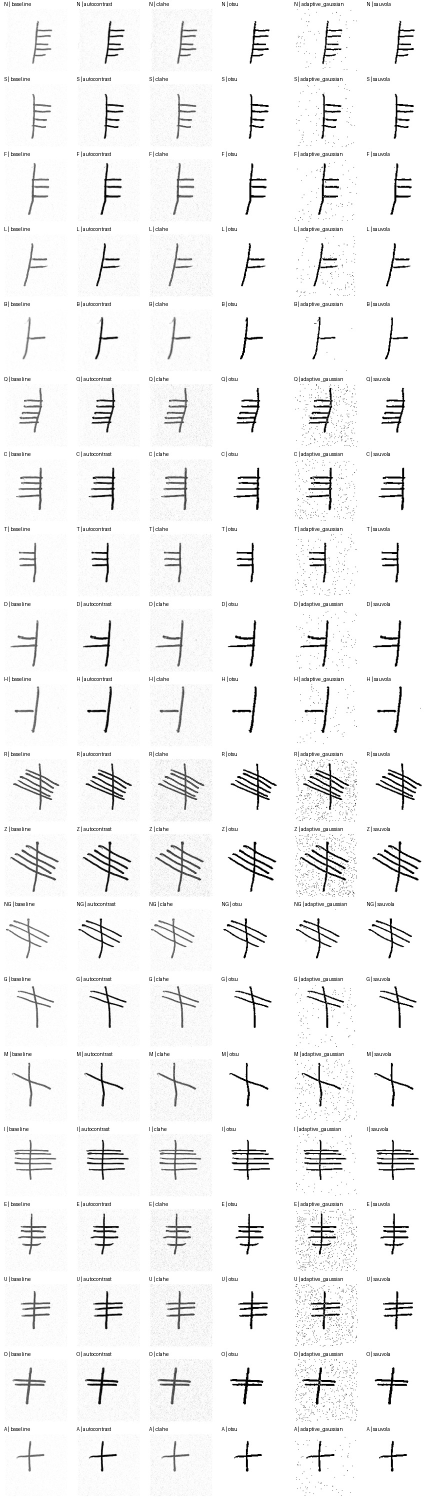
#> input picture analysis/image-preprocessing-investigation/ogjam2_preprocessing_contact_sheet.jpg, 870 x 3000 px (shown at 1/2 size)
$ python -i proxy.py   (imports and definitions only)
#> lines starting #> are read from the running program, lines starting #| are printed output that depends on the picture; after the words box and inside, x2 and y2 are one past the last pixel; in counts of white or black regions, pixels touching at a corner belong together
#> further down, picture is the input picture: shape (3000, 870); min 0, max 255, mean 243.4
### synthesis_v2/ogham_v2/preprocess.py
"""Image preprocessing: use the SAME function for the synthetic training data and for real images at inference.

canonical() (recommended): grayscale -> blank check -> autocontrast -> robust ink-box crop -> 10% margin ->
    square pad -> INTER_AREA resize to 128. Scale-invariant; a blank page stays blank.
autocontrast_nearest(): autocontrast -> nearest-neighbour squash to 128, i.e. `preprocess_image` on branch
    `image-preprocessing-investigation` (model/image_preprocessing.py). Only for models that keep that function.
Both return uint8 HxW arrays (dark ink on white); divide by 255 for model input.
"""
import cv2
import numpy as np
from PIL import Image, ImageOps

SIZE = 128


# [6 lines left out: function _to_pil, not called in this run]


def is_blank(gray: np.ndarray, min_contrast: float = 40) -> bool:
    """No ink: nothing (after a light blur) is at least `min_contrast` darker than the paper (the median).

    Checked on the raw image, before autocontrast (which would stretch paper noise into "ink"). A contrast
    test rather than a percentile test, so thin strokes covering < 1% of the image still count as ink.
    """
#> called with min_contrast = 40
    g = cv2.GaussianBlur(np.asarray(gray, np.uint8), (3, 3), 0)
    return float(np.median(g)) - float(g.min()) < min_contrast


def ink_bbox(gray: np.ndarray):
    """Bounding box (x0, y0, x1, y1) of the character's ink, or None for a blank page.

    Otsu on a blurred image; drops specks; drops components touching the border (edge shadows,
    show-through at the crop edge) unless the character itself touches the border.
    """
    h, w = gray.shape
#> h = 3000; w = 870
    if is_blank(gray):
        return None
    k = max(3, (min(h, w) // 200) * 2 + 1)
#> k = 9
    blur = cv2.GaussianBlur(gray, (k, k), 0)
    _, mask = cv2.threshold(blur, 0, 255, cv2.THRESH_BINARY_INV + cv2.THRESH_OTSU)
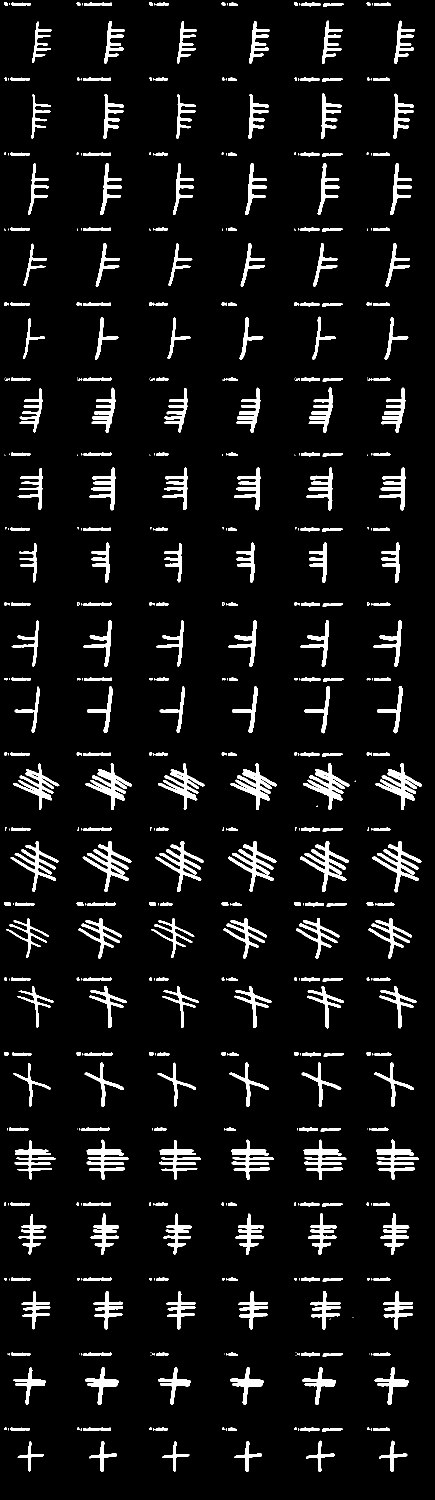
#> mask: shape (3000, 870) (shown at 1/2 size); 7.2% white; 512 white regions (180 under 20 px), largest, box (x1, y1, x2, y2) and area: (165, 1682, 263, 1784) 2618, (745, 1682, 843, 1785) 2612, (456, 1683, 553, 1784) 2610
    n, _, stats, _ = cv2.connectedComponentsWithStats(mask, connectivity=8)
#> n = 513; stats = 513 rows, first 6: [0, 0, 870, 3000, 2422136], [8, 4, 8, 8, 44], [23, 5, 39, 7, 216], [153, 4, 8, 8, 44], [168, 5, 56, 7, 319], [298, 4, 8, 8, 44]
    if n <= 1:
        return None
    comps = stats[1:]
#> comps = 512 rows, first 6: [8, 4, 8, 8, 44], [23, 5, 39, 7, 216], [153, 4, 8, 8, 44], [168, 5, 56, 7, 319], [298, 4, 8, 8, 44], [313, 5, 25, 7, 134]
    areas = comps[:, cv2.CC_STAT_AREA]
#> areas = 512 values, max 2618 at index 302, min 1 at index 456, mean 366.9
    keep = areas >= max(0.02 * areas.max(), 1e-4 * h * w)
    comps = comps[keep]
#> comps = 140 rows, first 6: [168, 5, 56, 7, 319], [644, 41, 41, 87, 1164], [789, 41, 41, 87, 1212], [65, 43, 38, 83, 856], [209, 42, 41, 86, 1236], [354, 42, 40, 85, 1009]
    x, y, cw, ch = (comps[:, i] for i in (cv2.CC_STAT_LEFT, cv2.CC_STAT_TOP, cv2.CC_STAT_WIDTH, cv2.CC_STAT_HEIGHT))
#> x = 140 values, max 789 at index 2, min 13 at index 85, mean 365.2; y = 140 values, max 2883 at index 136, min 5 at index 0, mean 1452.8; cw = 140 values, max 98 at index 79, min 35 at index 54, mean 60.09; ch = 140 values, max 104 at index 16, min 7 at index 0, mean 74.6
    touches = (x <= 0) | (y <= 0) | (x + cw >= w) | (y + ch >= h)
    inner = ~touches
    if inner.any() and comps[inner, cv2.CC_STAT_AREA].max() >= 0.3 * comps[:, cv2.CC_STAT_AREA].max():
        sel = inner
    else:
        sel = np.ones(len(comps), bool)
    return int(x[sel].min()), int(y[sel].min()), int((x + cw)[sel].max()), int((y + ch)[sel].max())


# [17 lines left out: function canonical, not called in this run]


def autocontrast_nearest(img, size: int = SIZE, cutoff: float = 1.0) -> np.ndarray:
    pil = ImageOps.autocontrast(_to_pil(img).convert("L"), cutoff=cutoff)
    return np.asarray(pil.resize((size, size), Image.NEAREST), dtype=np.uint8)


MODES = {"canonical": canonical, "autocontrast": autocontrast_nearest}


# [4 lines left out: function apply, not called in this run]

### synthesis_v2/ogham_v2/detectors/proxy.py
"""Proxy line detector (stand-in for the teammate's detector; same JSON output).

1. normalise: autocontrast, crop to ink (preprocess.ink_bbox), resize so the ink box is ~WORK px
2. binarise (Otsu) and skeletonise
3. stem = strongest near-vertical Hough line on the skeleton; its extent = longest run of supporting pixels
4. remove the stem band; remaining skeleton components are stroke pieces (PCA line fit each)
5. pair collinear pieces on opposite sides that meet at the stem -> 'across' strokes; lone pieces touching
   the stem -> 'left'/'right'; pieces away from the stem -> 'unattached'
Coordinates in the output are in the ORIGINAL image's pixels.
"""
import cv2
import numpy as np
from PIL import Image, ImageOps
from skimage.morphology import skeletonize

from ..detector_schema import stroke_record
from ..preprocess import ink_bbox, is_blank

WORK = 400
VERSION = "proxy-v1"     # frozen after dev tuning (DR-017); bump on any change


def _normalise(gray):
    if is_blank(gray):
        return None
    g = np.asarray(ImageOps.autocontrast(Image.fromarray(gray), cutoff=1.0))
    box = ink_bbox(g)
#> box = (13, 5, 844, 2944)
    h, w = g.shape
#> h = 3000; w = 870
    if box is None:
        return None
    x0, y0, x1, y1 = box
#> x0 = 13; y0 = 5; x1 = 844; y1 = 2944
    m = int(0.08 * max(x1 - x0, y1 - y0)) + 2
#> m = 237
    x0, y0, x1, y1 = max(0, x0 - m), max(0, y0 - m), min(w, x1 + m), min(h, y1 + m)
#> x0 = 0; y0 = 0; x1 = 870; y1 = 3000
    crop = g[y0:y1, x0:x1]
    s = WORK / max(crop.shape)
#> s = 0.133
    small = cv2.resize(crop, (max(1, round(crop.shape[1] * s)), max(1, round(crop.shape[0] * s))), interpolation=cv2.INTER_AREA)
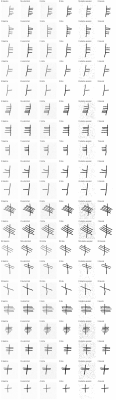
#> small: shape (400, 116); min 44, max 254, mean 242.4
    return small, (x0, y0, s)


def _pca_line(pts):
    c = pts.mean(0)
    _, _, vt = np.linalg.svd(pts - c, full_matrices=False)
    d = vt[0]
    proj = (pts - c) @ d
    return c + proj.min() * d, c + proj.max() * d


def detect(gray: np.ndarray) -> dict:
    if gray.ndim == 3:
        gray = cv2.cvtColor(gray, cv2.COLOR_RGB2GRAY)
    norm = _normalise(gray)
    empty = {"image_size": [int(gray.shape[1]), int(gray.shape[0])], "stroke_width": 0.0, "stem": None,
             "ambiguous": True, "strokes": [], "unattached": []}
    if norm is None:
        return empty
    small, (ox, oy, s) = norm
#> ox = 0; oy = 0; s = 0.133
    blur = cv2.GaussianBlur(small, (3, 3), 0)
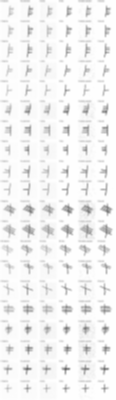
#> blur: shape (400, 116); min 106, max 254, mean 242.4
    _, ink = cv2.threshold(blur, 0, 255, cv2.THRESH_BINARY_INV + cv2.THRESH_OTSU)
#> ink: shape (400, 116); 13.7% white; 251 white regions (134 under 20 px), largest, box (x1, y1, x2, y2) and area: (80, 224, 93, 238) 105, (22, 224, 35, 238) 94, (99, 224, 112, 238) 94
    ink = cv2.morphologyEx(ink, cv2.MORPH_OPEN, np.ones((2, 2), np.uint8))
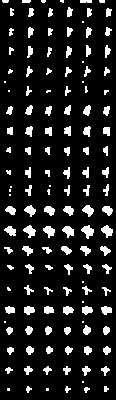
#> ink: shape (400, 116); 11.8% white; 138 white regions (27 under 20 px), largest, box (x1, y1, x2, y2) and area: (81, 225, 94, 239) 103, (23, 225, 36, 238) 93, (101, 225, 113, 238) 91
    skel = skeletonize(ink > 0)
#> skel: shape (400, 116) bool; 2.4% white in thin lines or dots
    dist = cv2.distanceTransform(ink, cv2.DIST_L2, 3)
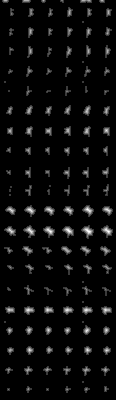
#> dist: shape (400, 116) float32; min 0, max 4.11, mean 0.174; drawn with min black and max white
    width = float(2 * np.median(dist[skel])) if skel.any() else 1.0
#> width = 3.82
    ys, xs = np.nonzero(skel)
#> ys = 1123 values from 0 to 391; xs = 1123 values, max 111 at index 110, min 3 at index 0, mean 61.56
    if len(xs) < 10:
        return empty

    # --- stem: strongest near-vertical Hough line (+-30 deg) whose supporting run is long enough
    pts = np.stack([xs, ys], 1).astype(float)
#> pts = 1123 pairs, first value 3 to 111, second value 0 to 391
    band = max(4.0, 1.5 * width, 0.02 * WORK)                        # tolerant of wavy hand-drawn stems
#> band = 8
    lines = cv2.HoughLines(skel.astype(np.uint8) * 255, 1, np.pi / 360, threshold=max(10, int(0.1 * WORK)),
                           min_theta=0, max_theta=np.pi)
#> lines = [[87, 0], [68, 0], [106, 0], [108, 0.00873], [88, 0.00873], [29, 0], [69, 0.00873], [48, 0], [30, 0.00873], [-66, 3.13], [-28, 3.13]]
    stem = None
    for rho, theta in ([] if lines is None else lines[:, 0]):
        if min(theta, np.pi - theta) > np.radians(30):
            continue
        nrm = np.array([np.cos(theta), np.sin(theta)])             # line: x*cos + y*sin = rho
        direc = np.array([-np.sin(theta), np.cos(theta)])
        on = np.abs(pts @ nrm - rho) <= band
        if on.sum() < 10:
            continue
        order = np.sort(pts[on] @ direc)
        segs = np.split(order, np.flatnonzero(np.diff(order) > max(8.0, 0.06 * WORK)) + 1)
        run = max(segs, key=lambda a: a[-1] - a[0])
        if run[-1] - run[0] >= 0.2 * WORK:
            stem = (rho, nrm, direc, on, run[0], run[-1])
            break
#> this loop made 1 pass
#> (rho, theta, nrm) on pass 1: (87, 0, [1, 0])
    if stem is None:
        return empty
    rho, nrm, direc, on, a_lo, a_hi = stem
#> rho = 87; a_lo = 0; a_hi = 391
    foot = rho * nrm
#> foot = [87, 0]
    e0, e1 = foot + a_lo * direc, foot + a_hi * direc
#> e0 = [87, 0]; e1 = [87, 391]
    sp0, sp1 = (e0, e1) if e0[1] > e1[1] else (e1, e0)               # p0 = bottom end
#> sp0 = [87, 391]; sp1 = [87, 0]
    L = float(np.linalg.norm(sp1 - sp0))
#> L = 391
    u_hat = (sp1 - sp0) / L
#> u_hat = [0, -1]
    right = np.array([-u_hat[1], u_hat[0]])
#> right = [1, 0]
    stem_angle = float(np.degrees(np.arctan2(-(sp1[1] - sp0[1]), sp1[0] - sp0[0])))
#> stem_angle = 90
    support = float(on.sum() / max(L, 1))
#> support = 0.581

    # --- stroke pieces: skeleton minus the stem band
    rest = skel.copy()
    rest[ys[on], xs[on]] = False
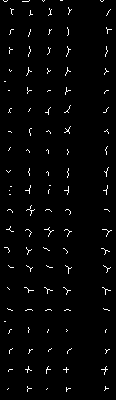
#> rest: shape (400, 116) bool; 1.9% white in thin lines or dots
    n, lab, stats, _ = cv2.connectedComponentsWithStats(rest.astype(np.uint8), connectivity=8)
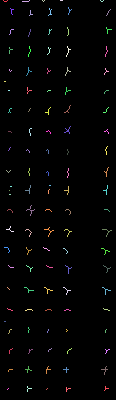
#> lab: shape (400, 116) int32; 111 distinct labels, from 0 to 110; one colour per label, 0 black
#> n = 111; stats = 111 rows, first 6: [0, 0, 116, 400, 45504], [3, 0, 5, 2, 5], [22, 0, 8, 2, 8], [42, 0, 3, 2, 3], [60, 0, 3, 1, 3], [100, 0, 4, 2, 4]
    pieces = []
    for i in range(1, n):
        yy, xx = np.nonzero(lab == i)
        if len(xx) < max(4, 0.04 * L):
            continue
        q0, q1 = _pca_line(np.stack([xx, yy], 1).astype(float))
        t = np.array([(q0 - sp0) @ u_hat, (q1 - sp0) @ u_hat]) / L
        d = np.array([(q0 - sp0) @ right, (q1 - sp0) @ right]) / L
        if abs(d[0]) > abs(d[1]):                                     # inner end first
            q0, q1, t, d = q1, q0, t[::-1], d[::-1]
        if np.linalg.norm(q1 - q0) < 0.05 * L:
            continue
        vq = q1 - q0
        rel = np.degrees(np.arccos(min(1.0, abs(vq @ u_hat) / (np.linalg.norm(vq) + 1e-9))))
        if rel < 20:                                                  # parallel to the stem: stem fragment
            continue
        pieces.append({"q0": q0, "q1": q1, "t": t, "d": d, "n": len(xx)})
#> this loop made 110 passes
#> (c in _pca_line, vt in _pca_line, d, q0, q1, t) on pass 60: ([30.22, 209.8], [[0.0736, 0.997], [0.997, -0.0736]], [-0.144, -0.146], [30.6, 215], [29.87, 205.1], [0.45, 0.475])
#> (q0, q1, t, d) on pass 66: ([50.81, 234.2], [46.52, 227.4], [0.401, 0.418], [-0.0926, -0.104])
#> after the loop, pieces = []

    near = (band + 2 * width) / L + 0.03
#> near = 0.07
    used, strokes, unattached = set(), [], []
    left = [i for i, p in enumerate(pieces) if p["d"][1] < 0 and abs(p["d"][0]) <= near]
#> left = []
    rightp = [i for i, p in enumerate(pieces) if p["d"][1] > 0 and abs(p["d"][0]) <= near]
#> rightp = []

    def ang(p):
        v = p["q1"] - p["q0"]
        a = np.degrees(np.arctan2(v[1], v[0]))
        return a

    def cross_t(p):                     # where the piece's line meets the stem (d = 0)
        (t0, t1), (d0, d1) = p["t"], p["d"]
        return t0 if abs(d1 - d0) < 1e-9 else t0 - d0 * (t1 - t0) / (d1 - d0)

    pairs = []
    for i in left:
        for j in rightp:
            pi_, pj = pieces[i], pieces[j]
            da = abs(((ang(pi_) - ang(pj) + 180) % 360) - 180)       # opposite directions -> ~180
            coll = abs(180 - da)
            dt = abs(cross_t(pi_) - cross_t(pj))
            if coll < 15 and dt < 0.05:
                pairs.append((coll + 100 * dt, i, j))
#> this loop made 0 passes
#> after the loop, pairs = []
    for _, i, j in sorted(pairs):
        if i in used or j in used:
            continue
        used |= {i, j}
        a, b = pieces[i]["q1"], pieces[j]["q1"]
        strokes.append(stroke_record(a, b, sp0, u_hat, right, L, stem_angle, support=1.0))
#> after the loop, strokes = []; used = 0 items
    for i, p in enumerate(pieces):
        if i in used:
            continue
        if abs(p["d"][0]) <= near:
            inner = sp0 + cross_t(p) * L * u_hat if abs(p["d"][0]) <= near else p["q0"]
            strokes.append(stroke_record(inner, p["q1"], sp0, u_hat, right, L, stem_angle, support=1.0))
        else:
            unattached.append({"p0": p["q0"], "p1": p["q1"]})
#> after the loop, unattached = []
    strokes = [s for s in strokes if 0.0 <= s["position"] <= 1.0] + []
    strokes.sort(key=lambda r: r["position"])

    def back(p):                       # working px -> original image px
        p = np.asarray(p, float)
        return [float(p[0] / s + ox), float(p[1] / s + oy)]
    for r in strokes:
        r["p0"], r["p1"] = back(r["p0"]), back(r["p1"])
    return {
        "image_size": [int(gray.shape[1]), int(gray.shape[0])], "stroke_width": width / s,
        "stem": {"p0": back(sp0), "p1": back(sp1), "length": L / s, "angle": stem_angle, "support": min(1.0, support)},
        "ambiguous": False, "strokes": strokes,
        "unattached": [{"p0": back(u["p0"]), "p1": back(u["p1"])} for u in unattached],
    }
#> in back, `p = np.asarray(p, float)`: p = [87, 391]

>>> import cv2
>>> picture = cv2.imread('../../../analysis/image-preprocessing-investigation/ogjam2_preprocessing_contact_sheet.jpg', cv2.IMREAD_GRAYSCALE)
>>> result = detect(picture)
#> result = 6 items

$ run again, on analysis/image-preprocessing-investigation/augmented_autocontrast_marker_gradcam_contact.png
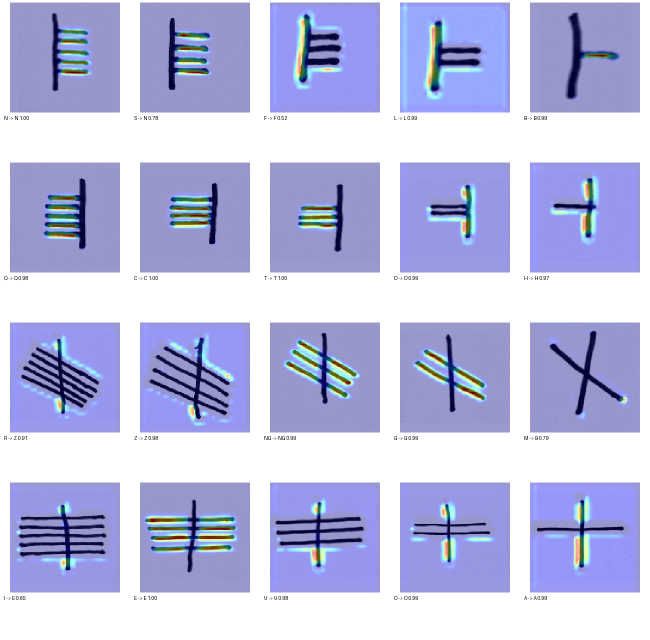
#> input picture analysis/image-preprocessing-investigation/augmented_autocontrast_marker_gradcam_contact.png, 1300 x 1280 px (shown at 1/2 size)
#> k = 13
#> in ink_bbox, `_, mask = cv2.threshold(blur, 0, 255, cv2.THRESH_BINARY_INV + cv2.THRE..`:
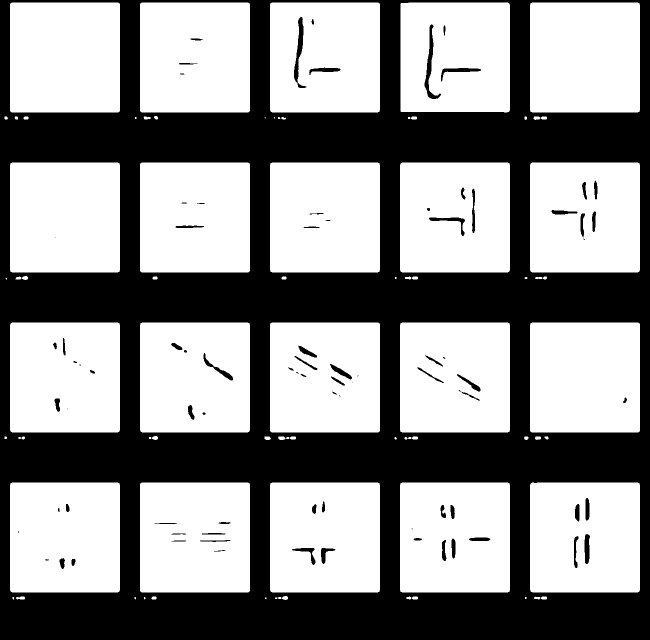
#> mask: shape (1280, 1300) (shown at 1/2 size); 57.4% white; 84 black regions (14 under 20 px), largest, box (x1, y1, x2, y2) and area: (0, 0, 1300, 1280) 694691, (849, 49, 882, 198) 1225, (588, 34, 613, 176) 1164
#> n = 77; stats = 77 rows, first 6: [0, 0, 1300, 1280, 709153], [20, 5, 220, 220, 48380], [280, 5, 220, 220, 48203], [540, 5, 220, 220, 46736], [801, 5, 219, 220, 46059], [1060, 5, 220, 220, 48372]
#> in ink_bbox, `comps = stats[1:]`: comps = 76 rows, first 6: [20, 5, 220, 220, 48380], [280, 5, 220, 220, 48203], [540, 5, 220, 220, 46736], [801, 5, 219, 220, 46059], [1060, 5, 220, 220, 48372], [9, 233, 7, 6, 35]
#> areas = 76 values, max 48380 at index 0, min 4 at index 15, mean 12563.8
#> in ink_bbox, `comps = comps[keep]`: comps = 20 rows, first 6: [20, 5, 220, 220, 48380], [280, 5, 220, 220, 48203], [540, 5, 220, 220, 46736], [801, 5, 219, 220, 46059], [1060, 5, 220, 220, 48372], [20, 325, 220, 220, 48371]
#> x = 20 values, max 1060 at index 4, min 20 at index 0, mean 540; y = 20 values from 5 to 965; cw = 20 values, max 220 at index 0, min 219 at index 3, mean 219.9; ch = 20 values from 220 to 220
#> box = (20, 5, 1280, 1185)
#> in _normalise, `x0, y0, x1, y1 = box`: x0 = 20; y0 = 5; x1 = 1280; y1 = 1185
#> m = 102
#> in _normalise, `x0, y0, x1, y1 = max(0, x0 - m), max(0, y0 - m), min(w, x1 + m), min(h..`: x0 = 0; x1 = 1300; y1 = 1280
#> in detect, `small, (ox, oy, s) = norm`: ox = 0; s = 0.308
#> skel: shape (394, 400) bool; 2.6% white in thin lines or dots, all inside (x1, y1, x2, y2) = (13, 4, 391, 369)
#> in detect, `dist = cv2.distanceTransform(ink, cv2.DIST_L2, 3)`:
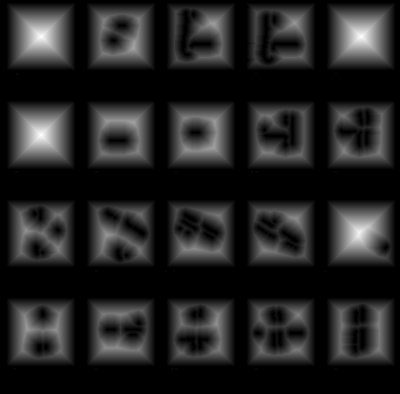
#> dist: shape (394, 400) float32; min 0, max 32.47, mean 4.4; drawn with min black and max white
#> width = 19.1
#> ys = 4028 values from 4 to 368; xs = 4028 values, max 390 at index 2432, min 13 at index 4012, mean 212.3
#> pts = 4028 pairs, first value 13 to 390, second value 4 to 368
#> band = 28.65
#> lines = 187 rows, first 8: [326, 1.57], [331, 1.55], [382, 0.00873], [-270, 3.12], [328, 1.56], [-253, 3.12], [152, 1.59], [345, 1.61]
#> the loop in detect, `for rho, theta in ([] if lines is None else lines[:, 0]):` made 187 passes
#> (rho, theta, nrm, direc) on passes 3, 4, 6: (382, 0.00873, [1, 0.00873], [-0.00873, 1]), (-270, 3.12, [-1, 0.0175], [-0.0175, -1]), (-253, 3.12, [-1, 0.0175], [-0.0175, -1])
#> result = 6 items
